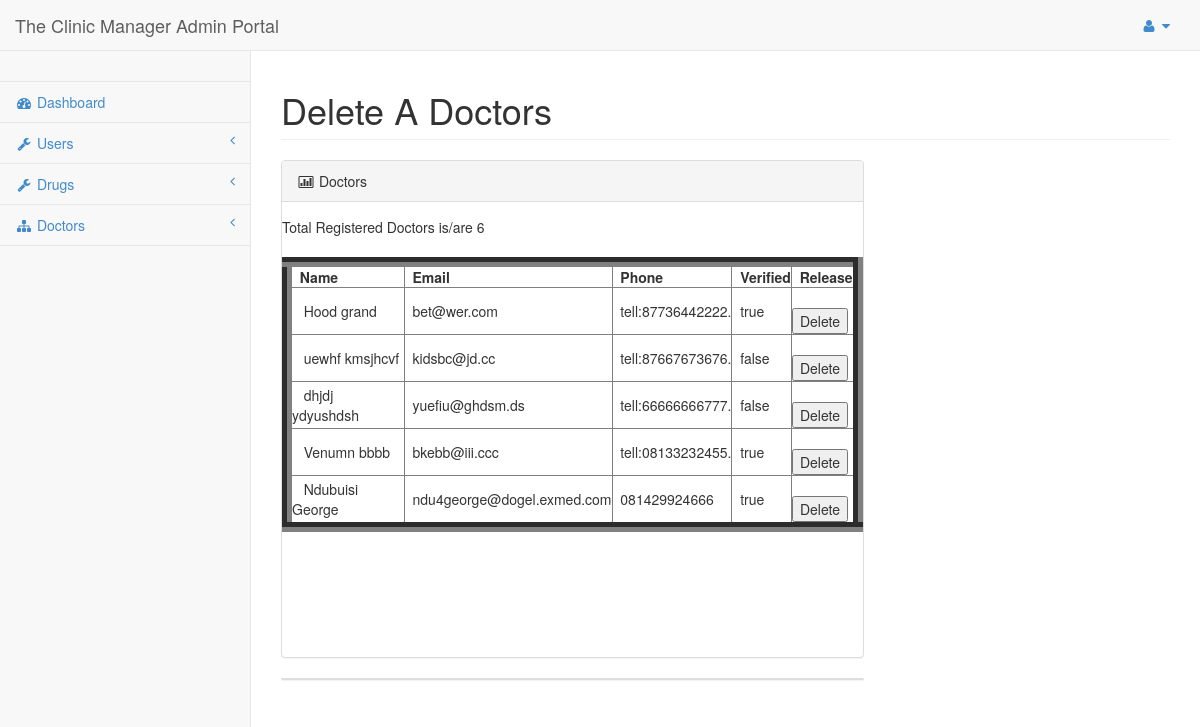
/Enter/admin/admin/deldoctor.php (signed in), run on the app's committed database.
### tables this page shows
CREATE TABLE IF NOT EXISTS `doctor` (
  `id` int(9) NOT NULL AUTO_INCREMENT,
  `fname` varchar(20) NOT NULL,
  `lname` varchar(20) NOT NULL,
  `email` varchar(100) NOT NULL,
  `phone` varchar(40) NOT NULL,
  `password` varchar(20) NOT NULL,
  `gender` varchar(9) NOT NULL,
  `verified` varchar(9) NOT NULL,
  `released` varchar(9) NOT NULL,
  `userName` varchar(20) NOT NULL,
  `speciality` int(11) NOT NULL DEFAULT '7',
  `profilepic` varchar(200) NOT NULL DEFAULT 'doctor\\images\\boss.jpg',
  PRIMARY KEY (`id`),
  UNIQUE KEY `email` (`email`,`phone`),
  KEY `speciality` (`speciality`)
);

### Enter/admin/admin/library.php (called while the page is built, shortened)
<?php
 class DataBase{
  public $connect,$to_be_escaped;
 function dbconnect(){
	$this->connect = new mysqli($this::dbhostname,$this::dbusername,$this::dbpassword,$this::dbname);
 }
 public function select_from_db($query){
	 $this->query =$query ;
	$data = array();
	 $rs = $this->connect->query($this->query);
	if ($rs === false){
	trigger_error(''.$this->connect->error, E_USER_ERROR);
	} else{
		$numrows = $rs->num_rows;
		for($i=0; $i<$numrows; $i++){
			 $data[] = $rs->fetch_assoc();
		}
		return $numrows_and_data = array($numrows,$data);
	}
 }
public function countdoc(){
	$query= "select count(*) as cot from doctor";
	$ntrue = $this->select_from_db($query);
		$thenum = $ntrue[1];
		foreach($thenum as $tm){
			$tobereturned = $tm['cot'];
		}
		return $tobereturned;
}
 }
?>

### Enter/admin/admin/deldoctor.php (the view, shortened to what this page needs)
<?php
	include 'config.php';
if(((isset($_SESSION['isLoged']))&&(!empty($_SESSION['isLoged']))) && ((isset($_SESSION['id']))&&(!empty($_SESSION['id'])))
				){
?>
<!DOCTYPE html>
<html>
<head>
    <link href="css/bootstrap.min.css" rel="stylesheet">
    <link href="font-awesome/css/font-awesome.css" rel="stylesheet">
    <link href="css/sb-admin.css" rel="stylesheet">
</head>
<body>
    <div id="wrapper">
        <?php
		include "header_admin.php";
		?>
            <div class="navbar-default navbar-static-side" role="navigation">
               <?php
			   include "side_nav.php";
			   ?>
            </div>
        </nav>
        <div id="page-wrapper">
            <div class="row">
                <div class="col-lg-12">
                    <h1 class="page-header">Delete A Doctors</h1>
                </div>
            </div>
            <div class="row">
                <div class="col-lg-8">
                    <div class="panel panel-default">
                        <div class="panel-heading">
                            <i class="fa fa-bar-chart-o fa-fw"></i> Doctors
                        </div>
                        <div class="panel-body">
                          <div class="row">
                            <div >
                                    <div class="table-responsive">
										<?php
		 require_once("library.php");
	  $dobbybb = new DataBase();
	  $dobbybb->dbconnect();
	  $theSel = "select * from doctor where released = 'false'
	  ";
	  $gtDocN = $dobbybb->select_from_db($theSel);
	  $getDoc = $gtDocN[1];
	  $nD = $dobbybb->countdoc();
	  echo "
	  Total Registered Doctors is/are $nD  <br /><br />
	  <table width=\"670px\" border=\"10\">
                                            <thead>
                                                <tr>
                                                    <th>&nbsp;&nbsp;Name</th>
													 <th>&nbsp;&nbsp;Email</th>
													 <th>&nbsp;&nbsp;Phone</th>
                                                    <th>&nbsp;&nbsp;Verified</th>
                                                    <th>&nbsp;&nbsp;Release</th>
                                                </tr>
                                            </thead>
                                            <tbody>";
	foreach( $getDoc as $gd){
	 $fnamee = $gd['fname'];
	 $namee =  $gd['lname'];
	 $emailee = $gd['email'];
	 $phoneee = $gd['phone'];
	 $veree = $gd['verified'] ;
	  $id2 = $gd['id'] ;
		echo "
		<tr>
			<td >&nbsp;&nbsp; $fnamee $namee</td>
			<td>&nbsp;&nbsp;$emailee</td>
			<td>&nbsp;&nbsp;$phoneee</td>
			<td>&nbsp;&nbsp;$veree</td>
			<td>&nbsp;&nbsp;
			<form  action=\"dper.php\" method=\"POST\" enctype=\"application/x-www-form-urlencoded\" 	name=\"del\">
			    	<input type=\"submit\"   value=\"Delete\" />
            	<input name=\"deltoken\" type=\"hidden\"  value=\"$id2\">
				<input name=\"fromtype\" type=\"hidden\"  value=\"staff\">
				</form>
			</td>
		</tr>
		 ";
	 }
		?>
                                            </tbody>
                                        </table>
                                    </div>
									<br />
									<br /><br /><br />
                              </div>
                                <p>&nbsp;</p>
                          </div>
                        </div>
                    </div>
                  <div class="panel panel-default">
                    </div>
                </div>
            </div>
        </div>
    </div>
</body>
</html>
<?php
}else{
	if($connectDatabase == TRUE){$action=FALSE;include('connect.php');}
	header("Location: $errpage");
	exit();
}
 ?>

### Enter/admin/admin/css/sb-admin.css (style rules this page uses)
body { padding-top: 100px; background-color: #f8f8f8; }
@media (min-width:768px) { body { padding-top: 50px; } }
#wrapper { width: 100%; }
#page-wrapper { padding: 0 15px; min-height: 568px; background-color: #fff; }
@media (min-width:768px) { #page-wrapper { position: inherit; margin: 0 0 0 250px; padding: 0 30px; min-height: 1300px; border-left: 1px solid #e7e7e7; } }
@media (min-width:768px) { .navbar-static-side { z-index: 1; position: absolute; width: 250px; margin-top: 51px; } }

### data on the page
doctor: fname "Hood", lname "grand", email "bet@wer.com", phone "tell:87736442222.", verified "true"
doctor: fname "uewhf", lname "kmsjhcvf", email "kidsbc@jd.cc", phone "tell:87667673676.", verified "false"
doctor: fname "dhjdj", lname "ydyushdsh", email "yuefiu@ghdsm.ds", phone "tell:66666666777.", verified "false"
doctor: fname "Venumn", lname "bbbb", email "bkebb@iii.ccc", phone "tell:08133232455.", verified "true"
doctor: fname "Ndubuisi", lname "George", email "ndu4george@dogel.exmed.com", phone "081429924666", verified "true"

### other printed values
$nD "6"
